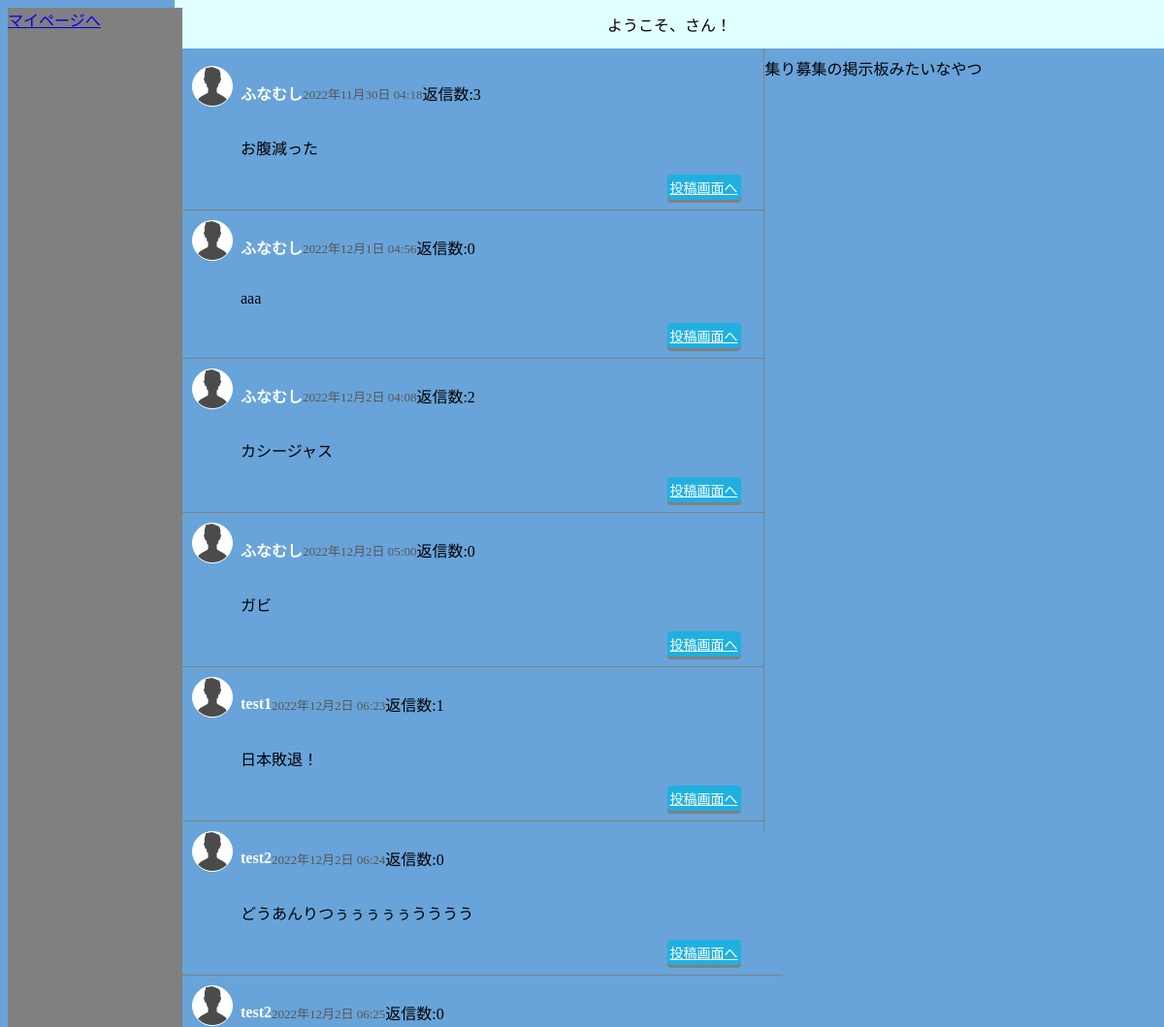
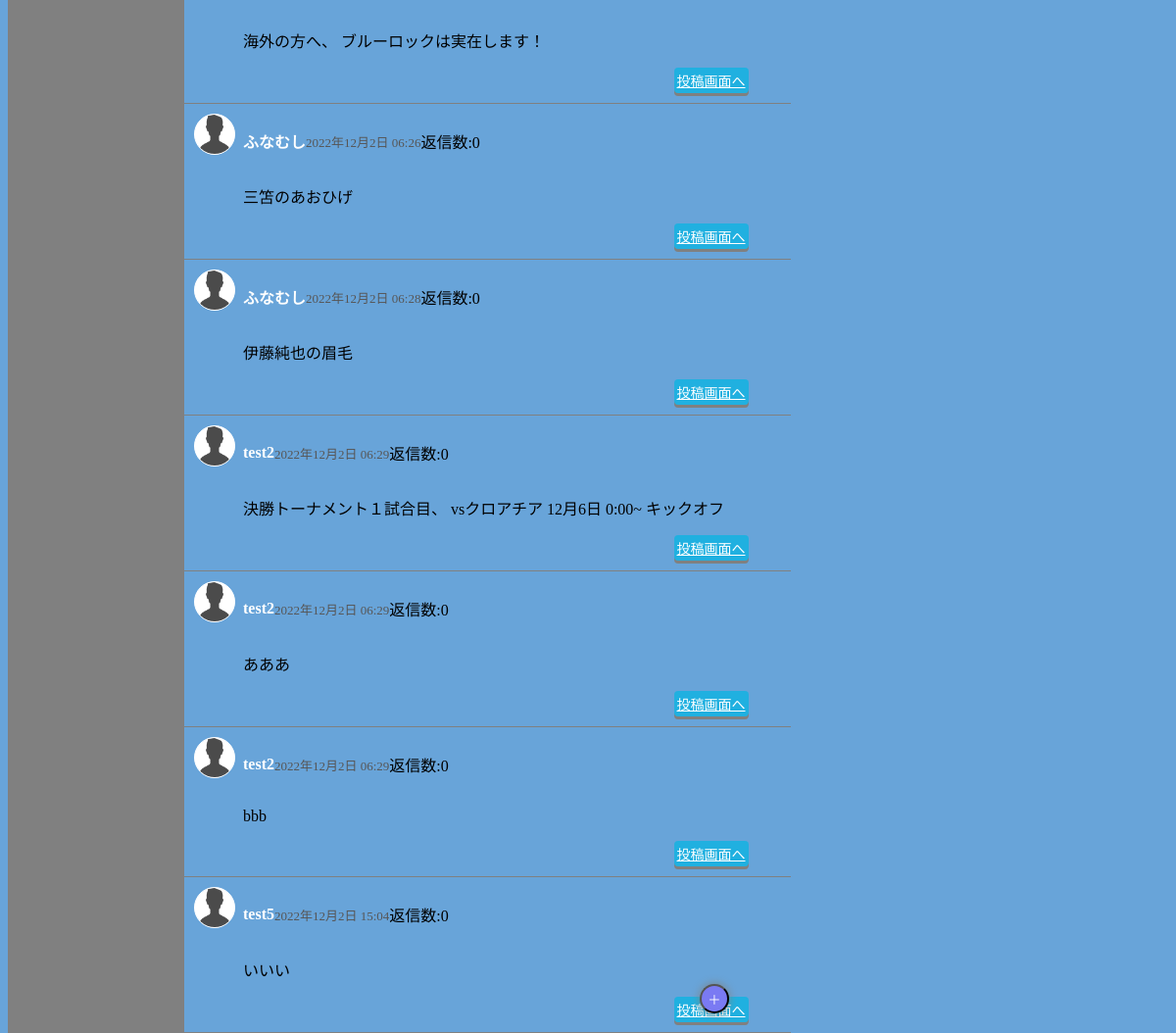
The app's page /home.php with its own data (2 pictures, top to bottom).
### tables this page shows
CREATE TABLE `tweet_table` (
  `id` int(11) NOT NULL,
  `text` varchar(128) NOT NULL,
  `user_id` int(11) NOT NULL,
  `username` varchar(128) NOT NULL,
  `created_at` datetime NOT NULL,
  `updated_at` datetime NOT NULL
);

### home.php (the view, shortened to what this page needs)
<?php
if(isset($_SESSION)){
$welcome = "ようこそ、".$_SESSION['username']."さん！";
}else{
header('Location:./login.php');
exit();
}
require_once('./config.php');
$sql = 'SELECT id, text, user_id, username, created_at FROM tweet_table ORDER BY created_at ASC';
$stmt = $pdo->prepare($sql);
$stmt->execute();
$row = $stmt->fetchAll(PDO::FETCH_ASSOC);
$htmlElements = '';
foreach ($row as $v) {
  $sqlReply = 'SELECT * FROM reply_table WHERE tweet_id=:id';
  $stmtReply = $pdo->prepare($sqlReply);
  $stmtReply->bindValue(':id', $v['id'], PDO::PARAM_INT);
  $stmtReply->execute();
  $reply = $stmtReply->fetchAll(PDO::FETCH_ASSOC);
  $replyCount = count($reply);
  $date = date('Y年n月j日 H:i', strtotime($v['created_at']));
  $htmlElements .= "
      <div class='item'>
        <img src='./img/人物アイコン.png' alt='画像'>
        <div class='sentence'>
          <div class='who'>
            <p class='username'>{$v['username']}</p>
            <p class='tweetTime'>{$date}</p>
            <p>返信数:{$replyCount}</p>
          </div>
          <p>{$v['text']}</p>
          <a href='./reply.php?id={$v['id']}'>投稿画面へ</a>
        </div>
      </div>
        ";
}
?>
<!DOCTYPE html>
<html lang="ja">
<head>
  <link rel="stylesheet" href="https://cdn.jsdelivr.net/npm/destyle.css@1.0.15/destyle.css" />
  <link rel="stylesheet" href="./css/home.css">
</head>
<body>
  <div id="home">
    <header>
      <?= $welcome ?>
    </header>
    <div class="homeDisplay">
      <div id="sideBar">
        <a href="./myPage.php">マイページへ</a>
      </div>
      <div id="display">
          <?= $htmlElements ?>
      </div>
      <div id="bbs">
        集り募集の掲示板みたいなやつ
      </div>
    </div>
  </div>
  <div id="formBtn">
    <button>＋</button>
  </div>
</body>
</html>

### css/home.css (style rules this page uses)
html { width: 100%; height: 100%; }
body { width: 100%; height: 100%; background-color: #68a4d9; }
#home { width: 100%; height: 100%; display: flex; box-sizing: border-box; }
.homeDisplay { width: 100%; display: flex; }
header { position: fixed; top: 0; right: 0; width: 85%; height: 50px; background-color: lightcyan; display: flex; align-items: center; justify-content: center; }
#sideBar { position: fixed; width: 15%; height: 100%; background-color: gray; }
#display { width: 50%; height: 100%; padding-top: 50px; margin-left: 15%; background-color: #68a4d9; border-right: 1px solid gray; }
#display .item { display: flex; width: 100%; padding: 10px; border-bottom: .5px solid gray; }
#display .item .sentence { width: 100%; margin-left: 8px; }
#display .item .who { display: flex; align-items: center; margin-bottom: 5px; }
#display .item .username { color: white; font-weight: bold; }
#display .item .tweetTime { font-size: small; color: rgb(87, 86, 86); }
#display .item img { width: 40px; height: 40px; object-fit: cover; border-radius: 50%; border: 1px solid white; background-color: white; }
#display .item a { background-color: rgb(32, 176, 224); color: white; padding: 3px; border-radius: 4px; box-shadow: 0 3px gray; display: inline-block; margin-left: 80%; font-size: 14px; }
#bbs { width: 35%; height: 100%; padding-top: 50px; background-color: #68a4d9; }
#formBtn { position: fixed; bottom: 20px; right: 38%; }
#formBtn button { color: white; background-color: rgb(122, 122, 243); border-radius: 50%; box-shadow: 0 0 10px gray; width: 30px; height: 30px; text-align: center; transition: .3s; }

### records on screen
tweet_table: username "ふなむし", created_at "2022年11月30日 04:18", replyCount "3", text "お腹減った"
tweet_table: username "ふなむし", created_at "2022年12月1日 04:56", replyCount "0", text "aaa"
tweet_table: username "ふなむし", created_at "2022年12月2日 04:08", replyCount "2", text "カシージャス"
tweet_table: username "ふなむし", created_at "2022年12月2日 05:00", replyCount "0", text "ガビ"
tweet_table: username "test1", created_at "2022年12月2日 06:23", replyCount "1", text "日本敗退！"
tweet_table: username "test2", created_at "2022年12月2日 06:24", replyCount "0", text "どうあんりつぅぅぅぅぅうううう"
tweet_table: username "test2", created_at "2022年12月2日 06:25", replyCount "0", text "海外の方へ、 ブルーロックは実在します！"
tweet_table: username "ふなむし", created_at "2022年12月2日 06:26", replyCount "0", text "三笘のあおひげ"
tweet_table: username "ふなむし", created_at "2022年12月2日 06:28", replyCount "0", text "伊藤純也の眉毛"
tweet_table: username "test2", created_at "2022年12月2日 06:29", replyCount "0", text "決勝トーナメント１試合目、 vsクロアチア 12月6日 0:00~ キックオフ"
tweet_table: username "test2", created_at "2022年12月2日 06:29", replyCount "0", text "あああ"
tweet_table: username "test2", created_at "2022年12月2日 06:29", replyCount "0", text "bbb"
tweet_table: username "test5", created_at "2022年12月2日 15:04", replyCount "0", text "いいい"

### other values on screen
$welcome "ようこそ、さん！"
